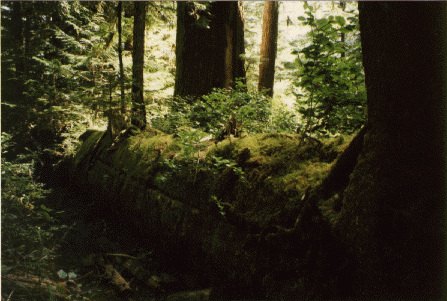
#> input picture Practice/Baitap1/images/images/forest.tif, 447 x 301 px, found by its file name
$ jupyter execute --allow-errors baitap1.ipynb
#> lines starting #> are read from the running program, lines starting #| are printed output that depends on the picture; after the words box and inside, x2 and y2 are one past the last pixel; in counts of white or black regions, pixels touching at a corner belong together
[cell 1]
from google.colab import drive
drive.mount('/content/gdrive', force_remount=True)

# Mục mới

[cell 2]
import cv2
import os
import numpy as np
import matplotlib.pyplot as plt

[cell 3]
dir_img = '/content/drive/MyDrive/Baitap/Baitap1/images/lena.jpg'
img = cv2.imread(dir_img)
#> (the rest of this cell did not finish here and is left out)

Yêu cầu 1
- Hệ màu: Red,Green, Blue
- Ảnh mức xám
- Ảnh nhị phân

#> (a cell that did not finish here is left out)

Ảnh Xám

[cell 5]
from google.colab.patches import cv2_imshow
#> (the rest of this cell did not finish here and is left out)

Ảnh Nhị Phân

[cell 6]
from google.colab.patches import cv2_imshow
#> (the rest of this cell did not finish here and is left out)

Yêu cầu 2
- Tăng/Giảm Sáng
- Tăng/Giảm Độ Tương Phản

[cell 7]
import cv2
import os
import numpy as np
import matplotlib.pyplot as plt

[cell 8]
forest = '/content/drive/MyDrive/Baitap/Baitap1/images/forest.tif'
img = cv2.imread(forest)
#> img is the input picture: shape (301, 447, 3); mean B, G, R 29.7, 50.9, 54.8
img = cv2.cvtColor(img, cv2.COLOR_BGR2RGB)
plt.imshow(img)
plt.show()

[cell 9]
a = img.copy()
image = cv2.cvtColor(a, cv2.COLOR_BGR2RGB)
new_image = np.zeros(image.shape, image.dtype)
alpha = 1.0 # Simple contrast control
beta = 0    # Simple brightness control
# Initialize values
print(' Basic Linear Transforms ')
print('-------------------------')
try:
    beta = int(input('* Enter the beta value [-100 -> 100]: '))
#> the answer given: 3
except ValueError:
    print('Error, not a number')

for y in range(image.shape[0]):
    for x in range(image.shape[1]):
        for c in range(image.shape[2]):
            new_image[y,x,c] = np.clip(alpha*image[y,x,c] + beta, 0, 255)

# Show stuff
cv2_imshow(image)
cv2_imshow(new_image)

[cell 10]
b = img.copy()
image = cv2.cvtColor(b, cv2.COLOR_BGR2RGB)
new_image = np.zeros(image.shape, image.dtype)
alpha = 1.0 # Simple contrast control
beta = 0    # Simple brightness control
# Initialize values
print(' Basic Linear Transforms ')
print('-------------------------')
try:
  alpha = float(input('* Enter the alpha value [1.0-3.0]: '))
#> the answer given: 1
except ValueError:
    print('Error, not a number')

for y in range(image.shape[0]):
    for x in range(image.shape[1]):
        for c in range(image.shape[2]):
            new_image[y,x,c] = np.clip(alpha*image[y,x,c] + beta, 0, 255)

# Show stuff
cv2_imshow(image)
cv2_imshow(new_image)

Yêu cầu 3: Áp dụng phép lấy ngưỡng cho ảnh: rice.png

[cell 11]
rice = cv2.imread('/content/drive/MyDrive/Baitap/Baitap1/images/rice.png')
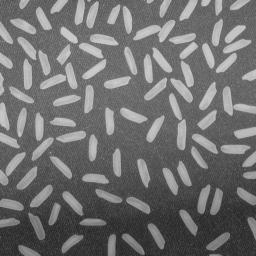
#> input picture Practice/Baitap1/images/images/rice.png, 256 x 256 px, found by its file name
#> rice is the input picture: shape (256, 256, 3); min 40, max 204, mean 111.2
from google.colab.patches import cv2_imshow
gray_i = cv2.cvtColor(rice, cv2.COLOR_BGR2GRAY)
cv2_imshow(gray_i)
def convert_to_binary(img_grayscale, thresh=100):
#> called with thresh = 127
    thresh, img_binary = cv2.threshold(img_grayscale, thresh, maxval=255, type=cv2.THRESH_BINARY)
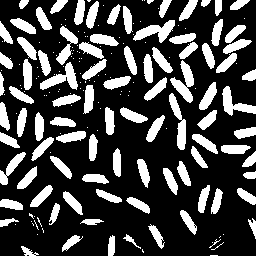
#> img_binary: shape (256, 256); 26.8% white; 191 white regions (102 under 20 px), largest, box (x1, y1, x2, y2) and area: (170, 60, 194, 103) 455, (133, 20, 175, 43) 438, (40, 62, 78, 90) 432
#> thresh = 127
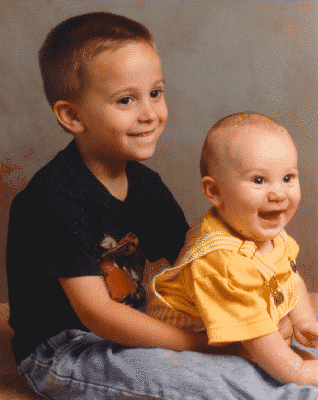
#> input picture Practice/Baitap1/images/images/kids.tif, 318 x 400 px, found by its file name
#> further down, baby is the input picture: shape (400, 318, 3); mean B, G, R 77.9, 97.4, 128.7
    return img_binary
img_b = convert_to_binary(gray_i, thresh=127)
cv2_imshow(img_b)

Yêu cầu 4: Invert cho ảnh:Kid.tif

[cell 12]
def invert(imagem):
    imagem = (255-imagem)
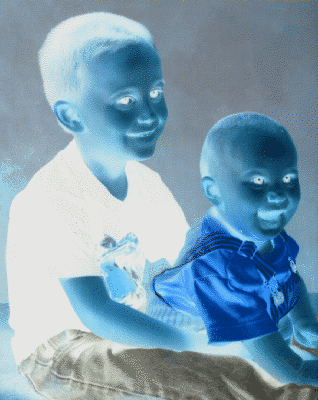
#> imagem: shape (400, 318, 3); mean of channels 0, 1, 2 177.1, 157.6, 126.3; drawn as B, G, R
    return imagem

[cell 13]
def show2image(img_src, img_rst, title1, title2):
#> called with title1 = 'Anh goc', title2 = 'inverted'
  plt.figure(figsize = (20, 20))
  plt.subplot(1, 2, 1)
  plt.title(title1)
  img_src = cv2.cvtColor(img_src, cv2.COLOR_BGR2RGB)
  img_src = plt.imshow(img_src, interpolation = 'bicubic')
  plt.subplot(1, 2, 2)
  plt.title(title2)
  img_rst = cv2.cvtColor(img_rst, cv2.COLOR_BGR2RGB)
  img_rst = plt.imshow(img_rst, interpolation = 'bicubic')

[cell 14]
baby = cv2.imread("/content/drive/MyDrive/Baitap/Baitap1/images/kids.tif")

kids_invert = invert(baby)
show2image(baby, kids_invert, 'Anh goc', 'inverted')
